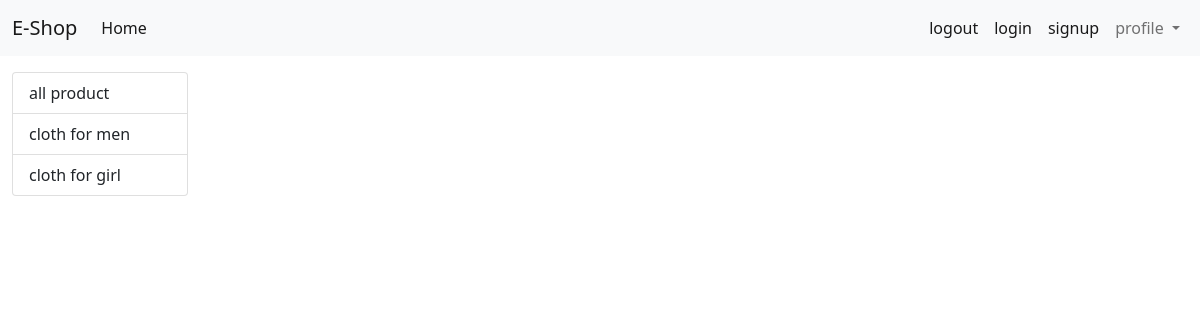
Before: /?category=3 with the older database file.
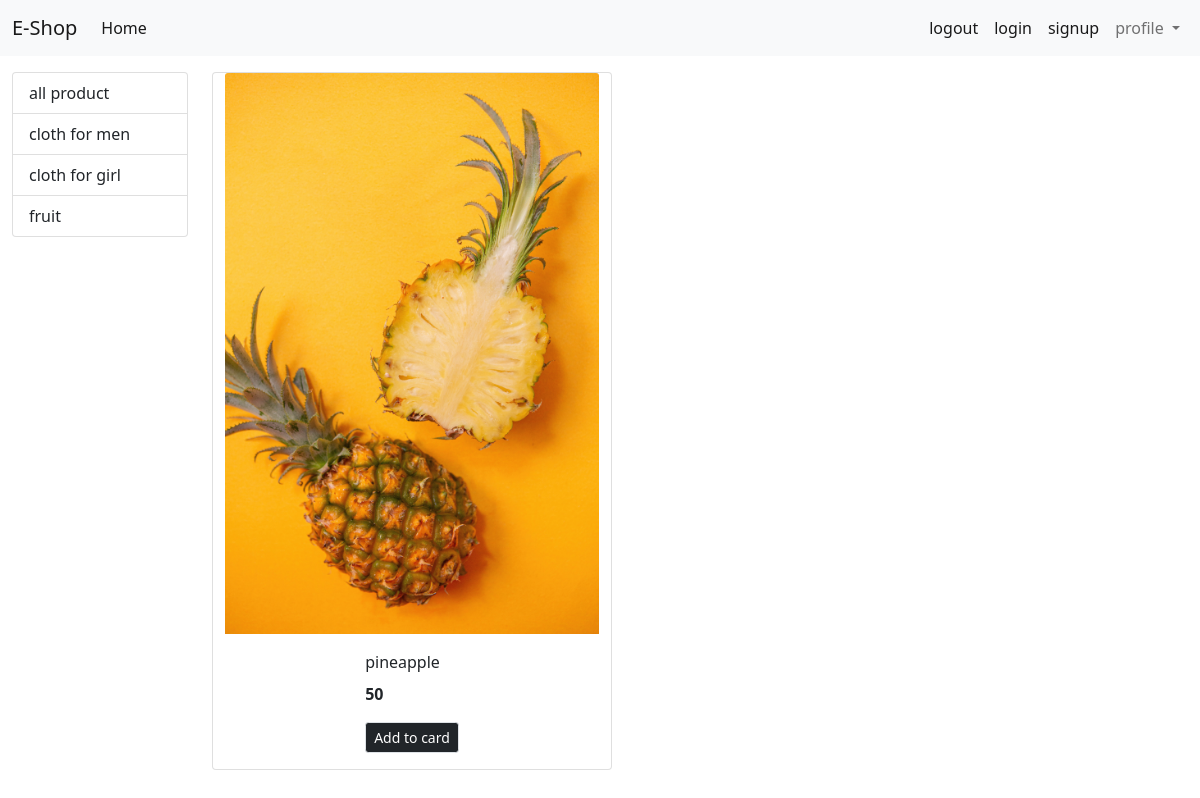
After: the same page with the newer database file.
### store/models/category.py (models this page shows, shortened)
class category(models.Model):
    name = models.CharField(max_length=50)
    @staticmethod
    def get_all_categories():
        return category.objects.all()

### store/models/product.py (models this page shows, shortened)
class Product(models.Model):
    name = models.CharField(max_length=50)
    price=models.IntegerField(default=0)
    category=models.ForeignKey(category, on_delete=models.CASCADE, default=1)
    description=models.CharField(max_length=280,default=" ",null=True,blank=True)
    image=models.ImageField(upload_to="uploads/products/")
    @staticmethod
    def get_all_products_by_categoryid(category_id):
        if category_id:
            return Product.objects.filter(category=category_id)
        else:
            return Product.get_all_products();

### store/views.py (the view)
# urls.py: path("",index),
def index(request):
    Products=None
    categories=category.get_all_categories();
    categoryid=request.GET.get('category')
    if categoryid:
        Products=Product.get_all_products_by_categoryid(categoryid);
    else:
        Products=Product.get_all_products();
    data = {}
    data["products"]=Products
    data["categories"]=categories
    return render(request,"index.html",data)

### store/templates/index.html (shortened to what this page needs)
{% extends 'base.html' %}
{%block content%}
 <div class="container-fluid mt-3 my-9">
  <div class='row'>
  <div class="col-lg-2 mx-auto">
  <div class="list-group">
    <a href="/" class="list-group-item list-group-item-action">all product </a>
    {% for category in categories %}
    <a href="/?category={{category.id}}" class="list-group-item list-group-item-action"> {{category.name}} </a>
    {% endfor%}
  </div>
  </div>
  <div id='product' class='col-lg-10 mx-auto'>
   <div class="row mx-auto">
  {% for product in products %}
  <div class="card" style="width: 25rem; mx-auto" >
  <img src="{{product.image.url}}" class="card-img-top" alt="...">
  <div class="card-body mx-auto">
    <p class="card-title">{{product.name}}</p>
    <p class="card-text"><b>{{product.price}}</b></p>
    <a href="#" class="btn btn-dark border btn-sm">Add to card</a>
  </div>
</div>
{% endfor %}
  </div>
  </div>
  </div>
</div>
{%endblock%}

Changed rows visible on the page:
added category: name "fruit"
added Product: image (picture), name "pineapple", price "50"
